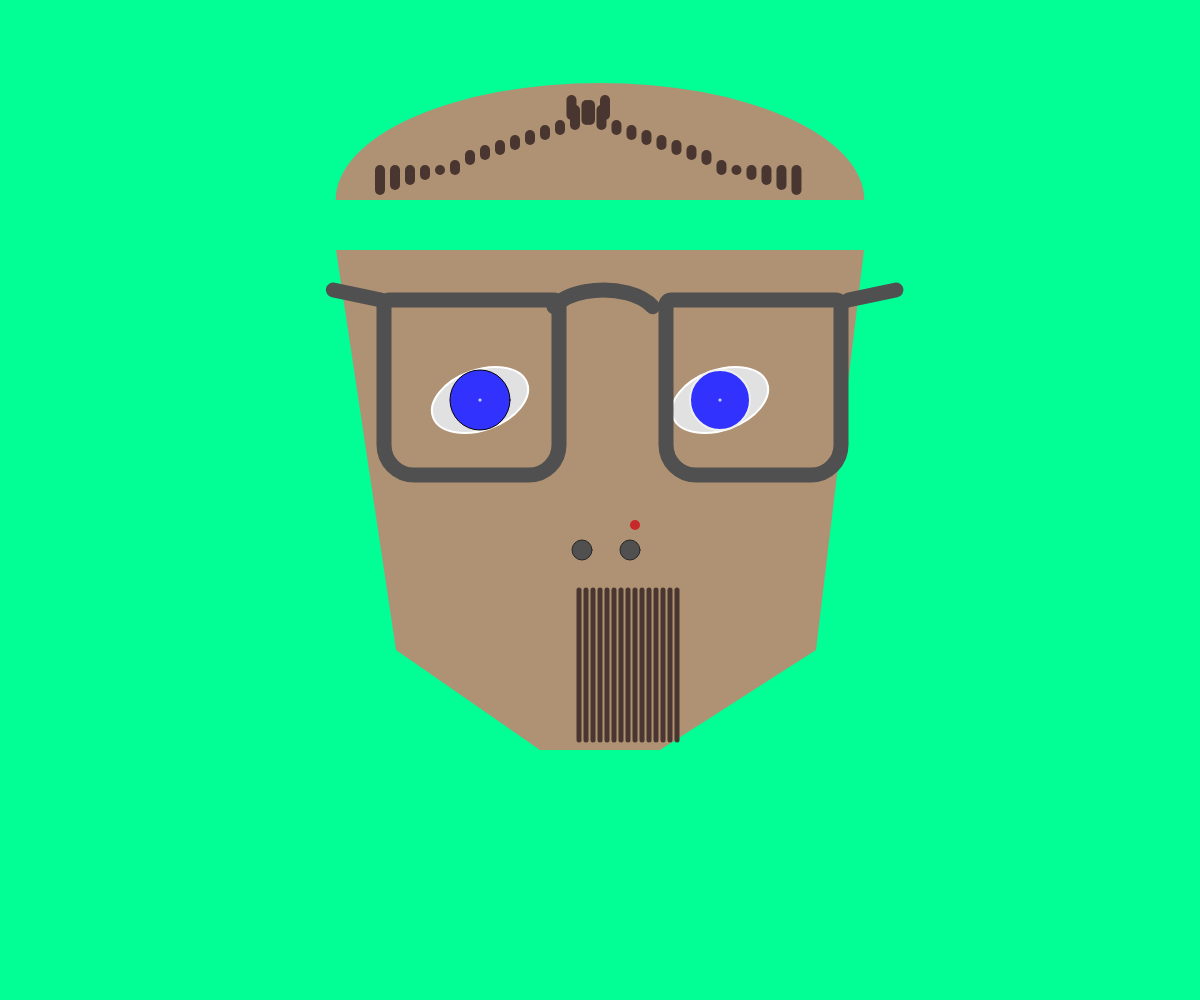
Frame 1 (no input)
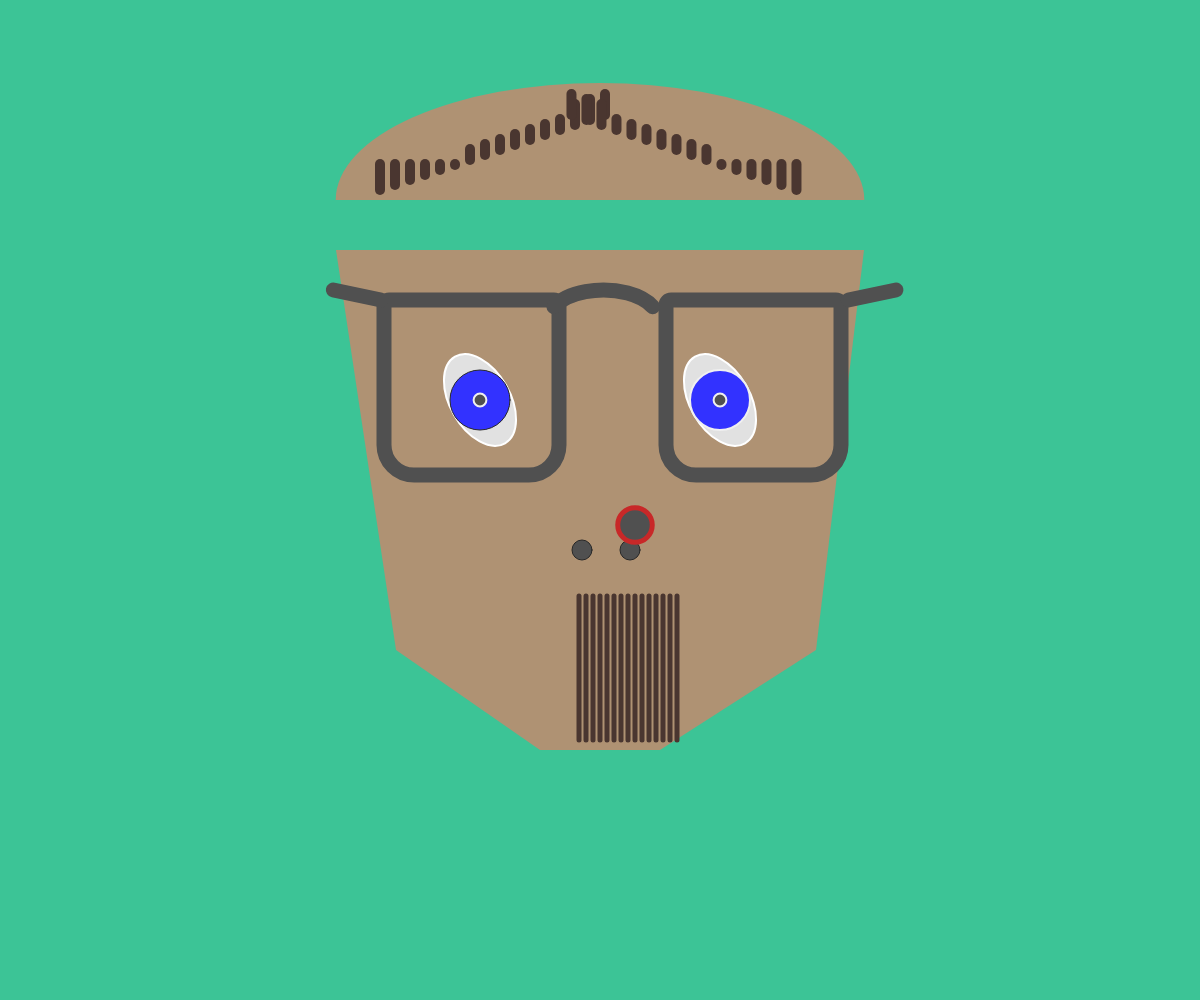
Frame 60 (no input)
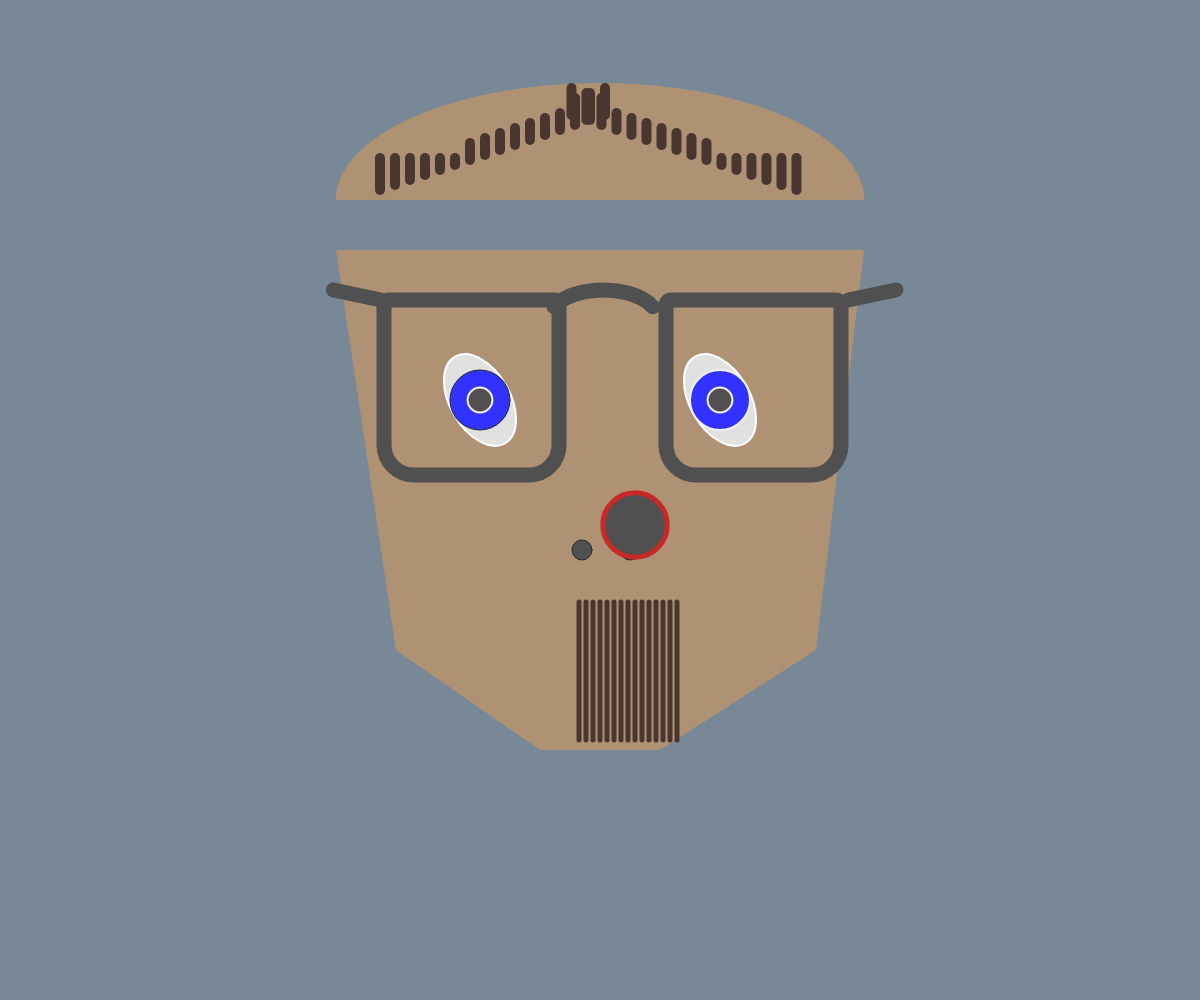
Frame 120 (the mouse pressed at the canvas centre since frame 60)

The p5.js sketch that drew these frames (run headless with seeded random() and noise() and a simulated clock; from frame 60 on, the mouse is pressed at the canvas centre):

// p5.js sketch
// ── sketch.js

function setup() {
createCanvas(windowWidth, windowHeight);
}

//**********************//
//global variables
//**********************//

// background color variables
var rChannel = 1;
var gChannel = 255;
var bChannel = 150;

//pupil width and height variables
var pupilWidth = 1;
var pupilHeight = 1;

// mouth width and heigh variables
var mouthWidth = 5;
var mouthHeight = 5;

// goatee variables
var goateeYEnd = 590;
var goateeX = 579;

// hair variables
var hairXstart = 380;
var hairYstart = 190;
var hairXEnd = 380;
var hairYEnd = 170;

// eye rotation variables
var eyeAngle = 0;
var eyeRotationRate = 0;

//line(width/3.25, 190, width/3.35, 175);


function draw() {
//background color will change from green to reddish-purple
background(rChannel, gChannel, bChannel);
    // background color change animation
    rChannel = rChannel + 1;
    gChannel = gChannel - 1;
    rChannel = rChannel % 255;
    gChannel = gChannel % 255;

/* change to eye rotation variable */
eyeRotationRate = (mouseY * 0.1) - 20;
eyeAngle = eyeAngle + eyeRotationRate;

//**********************//
//Face
//**********************//

/* head */
push();
noStroke();
// strokeWeight(0.5);
fill('rgb(175, 146, 115)');
// top of head
quad(width * 0.28, height * 0.25, width * 0.72, height * 0.25, width * 0.68, height * 0.65, width * 0.33, height * 0.65);
//chin
quad(width * 0.33, height * 0.65, width * 0.68, height * 0.65, width * 0.55, height * 0.75, width * 0.45, height * 0.75);
//forehead
arc(width/2, 200, width/2.27, height/4.27, PI, TWO_PI);
pop();
/* end head */

/* hair */
// right side hair
push();
stroke('rgb(74, 54, 48)');
strokeWeight(10);
line(hairXstart, hairYstart, hairXEnd, hairYEnd);
line(hairXstart + 15, hairYstart - 5, hairXEnd + 15, hairYEnd);
line(hairXstart + 30, hairYstart - 10, hairXEnd + 30, hairYEnd);
line(hairXstart + 45, hairYstart - 15, hairXEnd + 45, hairYEnd);
line(hairXstart + 60, hairYstart - 20, hairXEnd + 60, hairYEnd);
line(hairXstart + 75, hairYstart - 25, hairXEnd + 75, hairYEnd);
line(hairXstart + 90, hairYstart - 30, hairXEnd + 90, hairYEnd - 15);
line(hairXstart + 105, hairYstart - 35, hairXEnd + 105, hairYEnd - 20);
line(hairXstart + 120, hairYstart - 40, hairXEnd + 120, hairYEnd - 25);
line(hairXstart + 135, hairYstart - 45, hairXEnd + 135, hairYEnd - 30);
line(hairXstart + 150, hairYstart - 50, hairXEnd + 150, hairYEnd - 35);
line(hairXstart + 165, hairYstart - 55, hairXEnd + 165, hairYEnd - 40);
line(hairXstart + 180, hairYstart - 60, hairXEnd + 180, hairYEnd - 45);
line(hairXstart + 195, hairYstart - 65, hairXEnd + 195, hairYEnd - 60);
line(hairXstart + 210, hairYstart - 70, hairXEnd + 210, hairYEnd - 65);
line(hairXstart + 225, hairYstart - 75, hairXEnd + 225, hairYEnd - 70);
pop();

// left side hairXEnd

push();
translate( windowWidth/1.02, 0);
scale( -1, 1 );
stroke('rgb(74, 54, 48)');
strokeWeight(10);
line(hairXstart, hairYstart, hairXEnd, hairYEnd);
line(hairXstart + 15, hairYstart - 5, hairXEnd + 15, hairYEnd);
line(hairXstart + 30, hairYstart - 10, hairXEnd + 30, hairYEnd);
line(hairXstart + 45, hairYstart - 15, hairXEnd + 45, hairYEnd);
line(hairXstart + 60, hairYstart - 20, hairXEnd + 60, hairYEnd);
line(hairXstart + 75, hairYstart - 25, hairXEnd + 75, hairYEnd);
line(hairXstart + 90, hairYstart - 30, hairXEnd + 90, hairYEnd - 15);
line(hairXstart + 105, hairYstart - 35, hairXEnd + 105, hairYEnd - 20);
line(hairXstart + 120, hairYstart - 40, hairXEnd + 120, hairYEnd - 25);
line(hairXstart + 135, hairYstart - 45, hairXEnd + 135, hairYEnd - 30);
line(hairXstart + 150, hairYstart - 50, hairXEnd + 150, hairYEnd - 35);
line(hairXstart + 165, hairYstart - 55, hairXEnd + 165, hairYEnd - 40);
line(hairXstart + 180, hairYstart - 60, hairXEnd + 180, hairYEnd - 45);
line(hairXstart + 195, hairYstart - 65, hairXEnd + 195, hairYEnd - 60);
line(hairXstart + 210, hairYstart - 70, hairXEnd + 210, hairYEnd - 65);
line(hairXstart + 225, hairYstart - 75, hairXEnd + 225, hairYEnd - 70);


// growing hair code
hairYEnd = hairYEnd - 0.1;


pop();

/* end hair */

/*eyes*/
//left eye
push();
translate(width * 0.4, height * 0.4);
rotate(radians(eyeAngle));
stroke('rgb(80)');
strokeWeight(2);
fill('rgb(225, 225, 225)');
ellipse(0, 0, 100, 60);
pop();

//iris
fill('rgb(50, 50, 255)');
ellipse(width * 0.4, height * 0.40, 60, 60);

//pupil
push();
strokeWeight(2);
stroke('rgb(240, 240, 240)');
fill('rgb(80, 80, 80)');
ellipse(width * 0.4, height * 0.40, pupilWidth, pupilHeight);

//right eye
push();
translate(width * 0.6, height * 0.4);
rotate(radians(eyeAngle));
stroke('rgb(80)');
strokeWeight(2);
fill('rgb(225, 225, 225)');
ellipse(0, 0, 100, 60);
pop();

//iris
fill('rgb(50, 50, 255)');
ellipse(width * 0.60, height * 0.40, 60, 60);

//pupil
stroke('rgb(240, 240, 240)');
fill('rgb(80, 80, 80)');
ellipse(width * 0.60, height * 0.40, pupilWidth, pupilHeight);
// dilates pupil to max 60 px width and height
pupilWidth = pupilWidth + 0.2;
pupilHeight = pupilHeight + 0.2;
pupilWidth = pupilWidth % 60;
pupilHeight = pupilHeight % 60;
pop();

/* nose */
stroke('rgb(40, 40, 40)');
fill('rgb(80, 80, 80)');
ellipse(width * 0.485, height * 0.55, 20, 20);
ellipse(width * 0.525, height * 0.55, 20, 20);
/* end nose */

/* mouth */
push();
stroke('rgb(200, 40, 40)');
strokeWeight(5);
fill('rgb(80, 80, 80)');
ellipse(635, 525, mouthWidth, mouthHeight);

mouthWidth = mouthWidth + 0.5;
mouthHeight = mouthHeight + 0.5;
mouthWidth = mouthWidth % 100;
mouthHeight = mouthHeight % 100;
pop();
/* end mouth */


// glasses
// right frame
push();
noFill();
stroke('rgb(80, 80, 80)');
strokeWeight(15);
rect(width * 0.32, height * 0.30, 175, 175, 5, 5, 30, 30);
// left frame
push();
translate(282, 0);
noFill();
stroke('rgb(80, 80, 80)');
strokeWeight(15);
rect(width * 0.32, height * 0.30, 175, 175, 5, 5, 30, 30);
pop();
// bridge
stroke('rgb(80, 80, 80)');
strokeWeight(15);
arc(windowWidth/1.989, 320, 110, 60, radians(195), radians(345));
//handles
stroke('rgb(80, 80, 80)');
strokeWeight(15);
line(windowWidth/3.15, 300, windowWidth/3.6, 290);
push();
translate(515, 0);
stroke('rgb(80, 80, 80)');
strokeWeight(15);
line(windowWidth/3.6, 300, windowWidth/3.15, 290);
pop();
pop();
/* end eyes */

/* goatee */
push();
stroke('rgb(74, 54, 48)');
strokeWeight(5);
line(goateeX, height * 0.74, goateeX, goateeYEnd);
line(goateeX + 7, height * 0.74, goateeX + 7, goateeYEnd);
line(goateeX + 14, height * 0.74, goateeX + 14, goateeYEnd);
line(goateeX + 21, height * 0.74, goateeX + 21, goateeYEnd);
line(goateeX + 28, height * 0.74, goateeX + 28, goateeYEnd);
line(goateeX + 35, height * 0.74, goateeX + 35, goateeYEnd);
line(goateeX + 42, height * 0.74, goateeX + 42, goateeYEnd);
line(goateeX + 49, height * 0.74, goateeX + 49, goateeYEnd);
line(goateeX + 56, height * 0.74, goateeX + 56, goateeYEnd);
line(goateeX + 63, height * 0.74, goateeX + 63, goateeYEnd);
line(goateeX + 70, height * 0.74, goateeX + 70, goateeYEnd);
line(goateeX + 77, height * 0.74, goateeX + 77, goateeYEnd);
line(goateeX + 84, height * 0.74, goateeX + 84, goateeYEnd);
line(goateeX + 91, height * 0.74, goateeX + 91, goateeYEnd);
line(goateeX + 98, height * 0.74, goateeX + 98, goateeYEnd);

goateeYEnd = goateeYEnd + 0.1;
pop();
/* end goatee */





}
